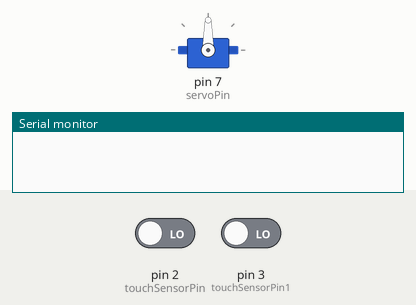
The sketch below on a simulated Arduino Uno, built with avr-gcc and run on an emulated ATmega328P. On the bench: servo, the last lines printed to the serial monitor. Inputs (shaded band) come from the test bench; at power-on: pin 2 (touchSensorPin) LOW, pin 3 (touchSensorPin1) LOW.

Above: at 1.2 s.
1.3 s: pin 2 (touchSensorPin) driven HIGH
At 1.45 s:
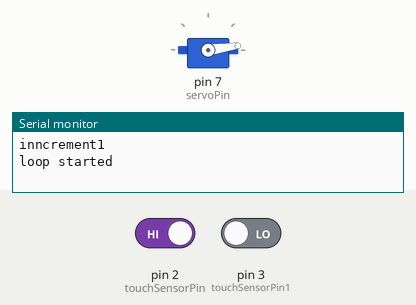
At 2.05 s:
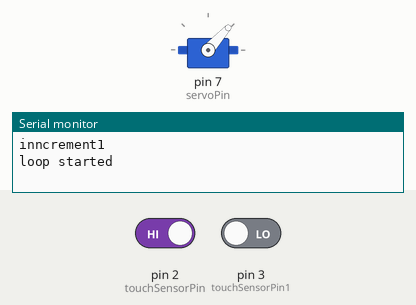
Timing chart, 0 to 10.3 s (numbered marks = the images above; inputs shaded):
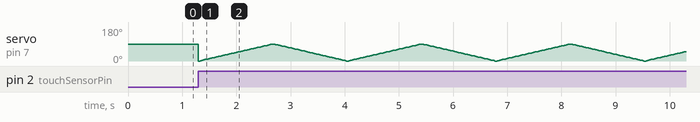

The sketch:

sketch_jan25e.ino
```cpp
#include <Servo.h>

// initialize the servo object
Servo myservo;
int inc=0;
int b;
// define the touch sensor pin
const int touchSensorPin = 2;
const int touchSensorPin1 = 3;
// define the servo pin
const int servoPin = 7;

// define the initial servo position
int pos = 0;

// define the state of the touch sensor
int touchState = 0;
int touchState1 = 0;

// define the previous state of the touch sensor
int prevTouchState = 0;
int prevTouchState1 = 0;

// define the delay between rotations
const long rotationDelay = 2000; // in microseconds

void setup() {
  // attaches the servo to the specified pin
  myservo.attach(servoPin);
  Serial.begin(9600);

  // sets the touch sensor as an input
  pinMode(touchSensorPin, INPUT);
  pinMode(touchSensorPin1, INPUT);
}

void loop() {
  // reads the value of the touch sensor
    touchState = digitalRead(touchSensorPin);
    touchState1 = digitalRead(touchSensorPin1);


  if(touchState==HIGH && inc==0 ){

    Serial.print("inncrement");
    inc=inc+1;

    Serial.println(inc);
  }
 start();
 if(touchState1==HIGH){
  Serial.println("2");
  myservo.detach();
    myservo.write(0);
 }

}

void start(){
    int a =0;
  // if the touch sensor is pressed and it wasn't pressed before
  while (touchState == HIGH && prevTouchState == LOW && a<10 && inc==1) {
    // move the servo to the specified position
    Serial.println("loop started");

    for (pos = 0; pos <= 90; pos += 1) { // goes from 0 degrees to 180 degrees
    // in steps of 1 degree
    myservo.write(pos);              // tell servo to go to position in variable 'pos'
    delay(15);

    // waits 15 ms for the servo to reach the position

  }
  for (pos = 90; pos >= 0; pos -= 1) { // goes from 180 degrees to 0 degrees
    myservo.write(pos);              // tell servo to go to position in variable 'pos'
    delay(15);                       // waits 15 ms for the servo to reach the position

  }
  a++;
  }

  // if the touch sensor is pressed and it was pressed before

  // update the previous state of the touch sensor
  prevTouchState=touchState;
}
```
